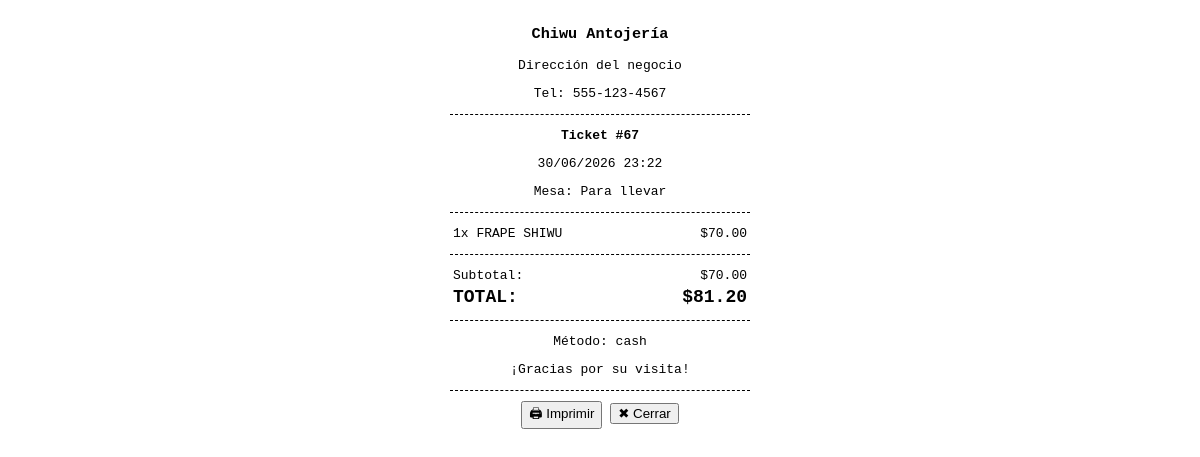
Page /pos/sale/67/ticket/ (signed in) on the committed database.
### sales/models.py (models this page shows, shortened)
class Sale(models.Model):
    SERVICE_TYPES = (
        ('dine_in', 'En sala'),
        ('takeaway', 'Para llevar'),
        ('delivery', 'Delivery'),
        ('online', 'Pedido online'),
    )
    STATUS_CHOICES = (
        ('pending', 'Pendiente'),
        ('preparing', 'En preparación'),
        ('ready', 'Listo'),
        ('completed', 'Completado'),
        ('cancelled', 'Cancelado'),
    )
    PAYMENT_STATUS = (
        ('pending', 'Pendiente'),
        ('partial', 'Parcial'),
        ('paid', 'Pagado'),
        ('refunded', 'Reembolsado'),
    )
    cash_amount = models.DecimalField(
        'Monto en efectivo',
        max_digits=12,
        decimal_places=2,
        null=True,
        blank=True
    )
    card_amount = models.DecimalField(
        'Monto con tarjeta',
        max_digits=12,
        decimal_places=2,
        null=True,
        blank=True
    )
    user = models.ForeignKey(User, on_delete=models.PROTECT, related_name='sales')
    branch = models.ForeignKey('accounts.Branch', on_delete=models.PROTECT, related_name='sales', null=True)
    client = models.ForeignKey('clients.Client', on_delete=models.SET_NULL, null=True, blank=True, related_name='sales')
    total = models.DecimalField('Total', max_digits=12, decimal_places=2, default=0)
    subtotal = models.DecimalField('Subtotal', max_digits=12, decimal_places=2, default=0)
    discount = models.DecimalField('Descuento', max_digits=12, decimal_places=2, default=0)
    tax = models.DecimalField('Impuesto', max_digits=12, decimal_places=2, default=0)
    service_type = models.CharField('Tipo de servicio', max_length=20, choices=SERVICE_TYPES, default='dine_in')
    status = models.CharField('Estado', max_length=20, choices=STATUS_CHOICES, default='pending')
    payment_status = models.CharField('Estado de pago', max_length=20, choices=PAYMENT_STATUS, default='pending')
    payment_method = models.CharField('Método de pago', max_length=50, blank=True)
    order_source = models.CharField('Fuente de pedido', max_length=50, default='pos')
    notes = models.TextField('Notas', blank=True)
    created_at = models.DateTimeField(auto_now_add=True)
    updated_at = models.DateTimeField(auto_now=True)
    cash_register = models.ForeignKey(
        'CashRegister',
        on_delete=models.SET_NULL,
        null=True,
        blank=True,
        related_name='sales'
    )
    amount_received = models.DecimalField(
        'Monto recibido',
        max_digits=12,
        decimal_places=2,
        null=True,
        blank=True
    )
    change_amount = models.DecimalField(
        'Cambio',
        max_digits=12,
        decimal_places=2,
        null=True,
        blank=True
    )
    class Meta:
        verbose_name = 'Venta'
        verbose_name_plural = 'Ventas'

class SaleItem(models.Model):
    sale = models.ForeignKey(Sale, on_delete=models.CASCADE, related_name='items')
    product = models.ForeignKey(Product, on_delete=models.PROTECT)
    variant = models.ForeignKey(ProductVariant, on_delete=models.SET_NULL, null=True, blank=True)
    quantity = models.PositiveIntegerField('Cantidad')
    price = models.DecimalField('Precio unitario', max_digits=10, decimal_places=2)
    subtotal = models.DecimalField('Subtotal', max_digits=12, decimal_places=2)
    modifiers = models.ManyToManyField(Modifier, blank=True)

### products/models.py (models this page shows, shortened)
class Product(models.Model):
    category = models.ForeignKey(Category, on_delete=models.SET_NULL, null=True, blank=True, related_name='products')
    name = models.CharField('Nombre', max_length=200)
    description = models.TextField('Descripción', blank=True)
    price = models.DecimalField('Precio', max_digits=10, decimal_places=2)
    discount_price = models.DecimalField('Precio con descuento', max_digits=10, decimal_places=2, null=True, blank=True)
    cost = models.DecimalField('Costo', max_digits=10, decimal_places=2, default=0)
    stock = models.PositiveIntegerField('Stock', default=0)
    sku = models.CharField('Código SKU', max_length=50, unique=True, blank=True, null=True)
    barcode = models.CharField('Código de barras', max_length=50, blank=True, null=True)
    image = models.ImageField('Imagen', upload_to='products/', blank=True, null=True)
    is_active = models.BooleanField('Activo', default=True)
    is_featured = models.BooleanField('Destacado', default=False)
    is_visible = models.BooleanField('Visible en menú', default=True)
    is_kitchen = models.BooleanField('Requiere cocina', default=False)
    created_at = models.DateTimeField(auto_now_add=True)
    updated_at = models.DateTimeField(auto_now=True)
    class Meta:
        verbose_name = 'Producto'
        verbose_name_plural = 'Productos'
        ordering = ['name']

### sales/views.py (the view)
# urls.py: path('sale/<int:sale_id>/ticket/', views.sale_ticket, name='sale_ticket'),
@login_required
def sale_ticket(request, sale_id):
    sale = get_object_or_404(Sale, id=sale_id)
    items = sale.items.all()
    context = {
        'sale': sale,
        'items': items,
        'business_name': 'Chiwu Antojería',
        'business_phone': '555-123-4567',
        'business_address': 'Dirección del negocio',
    }
    return render(request, 'sales/ticket.html', context)

### templates/sales/ticket.html (shortened to what this page needs)
<!DOCTYPE html>
<html>
<head>
</head>
<body>
    <div class="center">
        <h3>{{ business_name }}</h3>
        <p>{{ business_address }}</p>
        <p>Tel: {{ business_phone }}</p>
        <div class="divider"></div>
        <p><strong>Ticket #{{ sale.id }}</strong></p>
        <p>{{ sale.created_at|date:"d/m/Y H:i" }}</p>
        <p>Mesa: {% if sale.table_orders.first %}Mesa {{ sale.table_orders.first.number }}{% else %}Para llevar{% endif %}</p>
        <div class="divider"></div>
    </div>
    <table>
        {% for item in items %}
        <tr>
            <td>{{ item.quantity }}x {{ item.product.name }}</td>
            <td class="right">${{ item.subtotal|floatformat:2 }}</td>
        </tr>
        {% endfor %}
    </table>
    <div class="divider"></div>
    <table>
        <tr><td>Subtotal:</td><td class="right">${{ sale.subtotal|floatformat:2 }}</td></tr>
        <tr class="bold total"><td>TOTAL:</td><td class="right">${{ sale.total|floatformat:2 }}</td></tr>
    </table>
    <div class="divider"></div>
    <div class="center">
        <p>Método: {{ sale.payment_method|default:"Pendiente" }}</p>
        <p>¡Gracias por su visita!</p>
        <div class="divider"></div>
        <button onclick="window.print()" class="no-print">🖨 Imprimir</button>
        <button onclick="window.close()" class="no-print">✖ Cerrar</button>
    </div>
</body>
</html>

### templates/sales/ticket.html (style rules this page uses)
body { font-family: monospace; width: 300px; margin: 0 auto; padding: 10px; }
.center { text-align: center; }
.divider { border-top: 1px dashed #000; margin: 10px 0; }
table { width: 100%; }
.right { text-align: right; }
.bold { font-weight: bold; }
.total { font-size: 18px; }

### rows in the picture
Sale: id "67", created_at "30/06/2026 23:22", subtotal "70.00", total "81.20", payment_method "cash"
SaleItem: quantity "1", product.name "FRAPE SHIWU", subtotal "70.00"

### other values in the picture
{{ business_name }} "Chiwu Antojería"
{{ business_address }} "Dirección del negocio"
{{ business_phone }} "555-123-4567"
